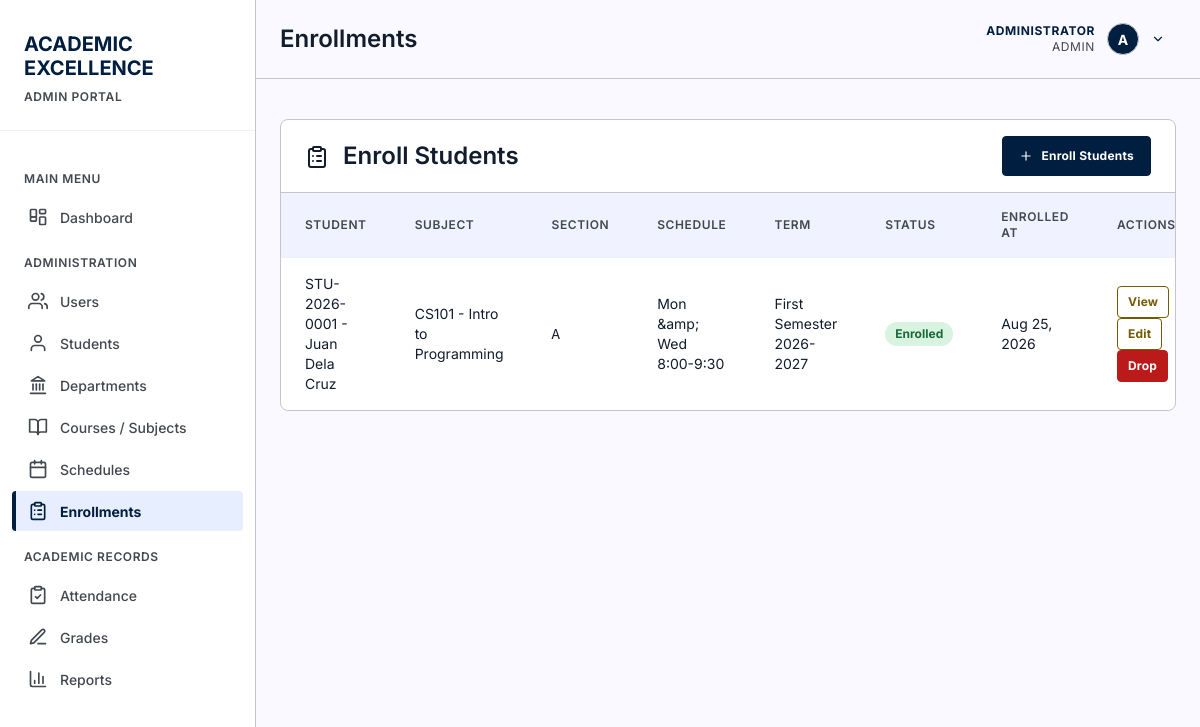
The app's page /pages/enrollments.php (signed in), older data.
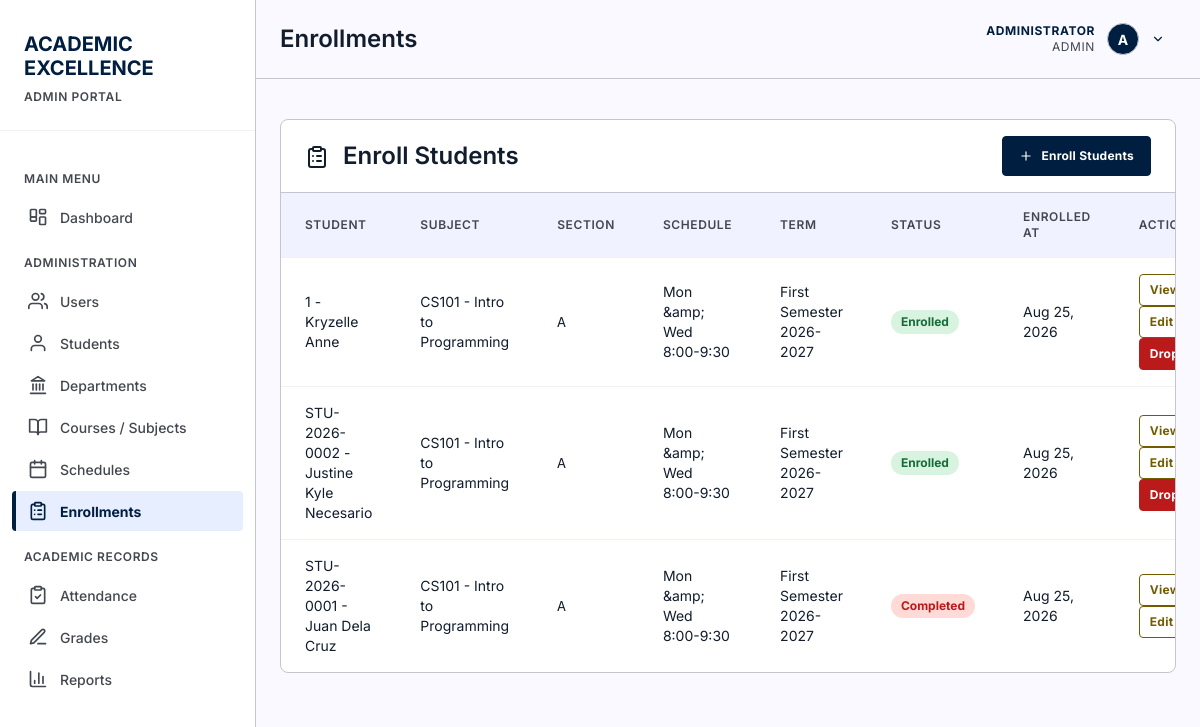
The same page, newer data.
### tables this page shows
CREATE TABLE "users" (
                    id INTEGER PRIMARY KEY AUTOINCREMENT,
                    username TEXT NOT NULL UNIQUE,
                    password TEXT NOT NULL,
                    full_name TEXT NOT NULL,
                    email TEXT UNIQUE,
                    role TEXT NOT NULL DEFAULT 'student' CHECK(role IN ('admin', 'instructor', 'student')),
                    is_active INTEGER NOT NULL DEFAULT 1 CHECK(is_active IN (0, 1)),
                    last_login_at DATETIME,
                    created_at DATETIME NOT NULL DEFAULT CURRENT_TIMESTAMP,
                    updated_at DATETIME NOT NULL DEFAULT CURRENT_TIMESTAMP
                );

CREATE TABLE enrollments (
            id INTEGER PRIMARY KEY AUTOINCREMENT,
            student_id INTEGER NOT NULL,
            section_id INTEGER NOT NULL,
            enrolled_at DATETIME NOT NULL DEFAULT CURRENT_TIMESTAMP,
            status TEXT NOT NULL DEFAULT 'Enrolled' CHECK(status IN ('Enrolled', 'Dropped', 'Completed', 'Withdrawn')),
            final_score REAL CHECK(final_score IS NULL OR final_score BETWEEN 0 AND 100),
            final_grade TEXT,
            remarks TEXT,
            UNIQUE(student_id, section_id),
            FOREIGN KEY (student_id) REFERENCES students(id) ON DELETE CASCADE,
            FOREIGN KEY (section_id) REFERENCES course_sections(id) ON DELETE CASCADE
        );

CREATE TABLE students (
        id INTEGER PRIMARY KEY AUTOINCREMENT,
        student_id TEXT UNIQUE NOT NULL,
        first_name TEXT NOT NULL,
        last_name TEXT NOT NULL,
        email TEXT,
        phone TEXT,
        date_of_birth DATE,
        gender TEXT CHECK(gender IN ('Male', 'Female', 'Other')),
        enrollment_date DATE DEFAULT CURRENT_DATE,
        status TEXT DEFAULT 'Active' CHECK(status IN ('Active', 'Inactive', 'Graduated')),
        created_at TIMESTAMP DEFAULT CURRENT_TIMESTAMP
    , user_id INTEGER REFERENCES users(id) ON DELETE SET NULL, program_id INTEGER REFERENCES programs(id) ON DELETE SET NULL, year_level INTEGER, expected_graduation_date DATE, updated_at DATETIME);

CREATE TABLE subjects (
        id INTEGER PRIMARY KEY AUTOINCREMENT,
        subject_code TEXT UNIQUE NOT NULL,
        subject_name TEXT NOT NULL,
        description TEXT,
        credits INTEGER DEFAULT 3,
        created_at TIMESTAMP DEFAULT CURRENT_TIMESTAMP
    , department_id INTEGER REFERENCES departments(id) ON DELETE SET NULL, course_level INTEGER, is_active INTEGER NOT NULL DEFAULT 1 CHECK(is_active IN (0, 1)), updated_at DATETIME);

CREATE TABLE course_sections (
            id INTEGER PRIMARY KEY AUTOINCREMENT,
            subject_id INTEGER NOT NULL,
            instructor_id INTEGER NOT NULL,
            term_id INTEGER NOT NULL,
            section_code TEXT NOT NULL,
            room TEXT,
            schedule TEXT,
            capacity INTEGER CHECK(capacity IS NULL OR capacity > 0),
            status TEXT NOT NULL DEFAULT 'Open' CHECK(status IN ('Open', 'Closed', 'Completed', 'Cancelled')),
            created_at DATETIME NOT NULL DEFAULT CURRENT_TIMESTAMP,
            updated_at DATETIME NOT NULL DEFAULT CURRENT_TIMESTAMP,
            UNIQUE(subject_id, term_id, section_code),
            FOREIGN KEY (subject_id) REFERENCES subjects(id) ON DELETE RESTRICT,
            FOREIGN KEY (instructor_id) REFERENCES instructors(id) ON DELETE RESTRICT,
            FOREIGN KEY (term_id) REFERENCES academic_terms(id) ON DELETE RESTRICT
        );

CREATE TABLE academic_terms (
            id INTEGER PRIMARY KEY AUTOINCREMENT,
            term_code TEXT NOT NULL UNIQUE,
            term_name TEXT NOT NULL,
            academic_year TEXT NOT NULL,
            start_date DATE NOT NULL,
            end_date DATE NOT NULL,
            is_current INTEGER NOT NULL DEFAULT 0 CHECK(is_current IN (0, 1)),
            created_at DATETIME NOT NULL DEFAULT CURRENT_TIMESTAMP,
            CHECK(end_date >= start_date)
        );

### includes/auth.php (called while the page is built, shortened)
<?php
function currentUser() {
    static $user = false;
    if ($user === false) {
        $db = getDB();
        $stmt = $db->prepare("SELECT * FROM users WHERE id = :id AND is_active = 1");
        $stmt->execute([':id' => (int) $_SESSION['user_id']]);
        $user = $stmt->fetch() ?: null;
    }
    return $user;
}
function isLoggedIn() {
    return currentUser() !== null;
}
function requireLogin() {
    if (!isLoggedIn()) {
        header('Location: ' . baseUrl() . 'login.php');
        exit();
    }
}
function requireRole(...$roles) {
    requireLogin();
    $user = currentUser();
}
function roleLabel($role) {
    return [
        'admin'      => 'Admin',
        'instructor' => 'Teacher',
        'student'    => 'Student'
    ][$role] ?? ucfirst((string) $role);
}

### includes/functions.php (called while the page is built, shortened)
<?php
require_once __DIR__ . '/auth.php';
require_once __DIR__ . '/icons.php';
function formatDate($date) {
    return date('M d, Y', strtotime($date));
}

### pages/enrollments.php (the view, shortened to what this page needs)
<?php
require_once '../includes/functions.php';
requireRole('admin');
$db = getDB();
$enrollments = $db->query("
    SELECT e.id, e.status, e.enrolled_at, e.remarks, e.final_score, e.final_grade,
           st.student_id, st.first_name, st.last_name,
           sub.subject_code, sub.subject_name, cs.section_code, cs.schedule,
           t.term_name, t.academic_year
    FROM enrollments e
    JOIN students st ON e.student_id = st.id
    JOIN course_sections cs ON e.section_id = cs.id
    JOIN subjects sub ON cs.subject_id = sub.id
    JOIN academic_terms t ON cs.term_id = t.id
    ORDER BY e.enrolled_at DESC
")->fetchAll();
$pageTitle = 'Enrollments';
include '../includes/header.php';
?>
<main>
    <div class="card">
        <div class="card-header" style="display: flex; justify-content: space-between; align-items: center;">
            <h2><?php echo icon('clipboard-list', 24); ?> Enroll Students</h2>
            <button class="btn btn-primary" onclick="document.getElementById('enrollModal').style.display='block'"><?php echo icon('plus', 14); ?> Enroll Students</button>
        </div>
        <table>
            <thead>
                <tr>
                    <th>Student</th>
                    <th>Subject</th>
                    <th>Section</th>
                    <th>Schedule</th>
                    <th>Term</th>
                    <th>Status</th>
                    <th>Enrolled At</th>
                    <th>Actions</th>
                </tr>
            </thead>
            <tbody>
                <?php foreach ($enrollments as $enrollment): ?>
                <tr>
                    <td data-label="Student"><?php echo htmlspecialchars($enrollment['student_id'] . ' - ' . $enrollment['first_name'] . ' ' . $enrollment['last_name']); ?></td>
                    <td data-label="Subject"><?php echo htmlspecialchars($enrollment['subject_code'] . ' - ' . $enrollment['subject_name']); ?></td>
                    <td data-label="Section"><code><?php echo htmlspecialchars($enrollment['section_code']); ?></code></td>
                    <td data-label="Schedule"><?php echo htmlspecialchars($enrollment['schedule'] ?? '—'); ?></td>
                    <td data-label="Term"><?php echo htmlspecialchars($enrollment['term_name'] . ' ' . $enrollment['academic_year']); ?></td>
                    <td data-label="Status">
                        <span class="attendance-badge status-<?php echo $enrollment['status'] === 'Enrolled' ? 'present' : 'absent'; ?>">
                            <?php echo htmlspecialchars($enrollment['status']); ?>
                        </span>
                    </td>
                    <td data-label="Enrolled At"><?php echo formatDate($enrollment['enrolled_at']); ?></td>
                    <td data-label="Actions">
                        <button type="button" class="btn btn-secondary btn-sm"
                                data-id="<?php echo $enrollment['id']; ?>"
                                data-student="<?php echo htmlspecialchars($enrollment['student_id'] . ' - ' . $enrollment['first_name'] . ' ' . $enrollment['last_name'], ENT_QUOTES); ?>"
                                data-subject="<?php echo htmlspecialchars($enrollment['subject_code'] . ' - ' . $enrollment['subject_name'], ENT_QUOTES); ?>"
                                data-section="<?php echo htmlspecialchars($enrollment['section_code'], ENT_QUOTES); ?>"
                                data-schedule="<?php echo htmlspecialchars($enrollment['schedule'] ?? '', ENT_QUOTES); ?>"
                                data-term="<?php echo htmlspecialchars($enrollment['term_name'] . ' ' . $enrollment['academic_year'], ENT_QUOTES); ?>"
                                data-status="<?php echo htmlspecialchars($enrollment['status'], ENT_QUOTES); ?>"
                                data-remarks="<?php echo htmlspecialchars($enrollment['remarks'] ?? '', ENT_QUOTES); ?>"
                                data-final-score="<?php echo $enrollment['final_score'] ?? ''; ?>"
                                data-final-grade="<?php echo htmlspecialchars($enrollment['final_grade'] ?? '', ENT_QUOTES); ?>"
                                data-enrolled-at="<?php echo htmlspecialchars($enrollment['enrolled_at'], ENT_QUOTES); ?>"
                                onclick="viewEnrollment(this)">View</button>
                        <button type="button" class="btn btn-secondary btn-sm"
                                data-id="<?php echo $enrollment['id']; ?>"
                                data-status="<?php echo htmlspecialchars($enrollment['status'], ENT_QUOTES); ?>"
                                data-remarks="<?php echo htmlspecialchars($enrollment['remarks'] ?? '', ENT_QUOTES); ?>"
                                onclick="editEnrollment(this)">Edit</button>
                        <?php if ($enrollment['status'] === 'Enrolled'): ?>
                        <form method="POST" style="display: inline;" onsubmit="return confirm('Drop this enrollment?')">
                            <button type="submit" class="btn btn-danger btn-sm">Drop</button>
                        </form>
                        <?php endif; ?>
                    </td>
                </tr>
                <?php endforeach; ?>
            </tbody>
        </table>
    </div>
</main>
<?php include '../includes/footer.php'; ?>

### includes/header.php (shortened to what this page needs)
<?php
require_once __DIR__ . '/functions.php';
$currentPage = basename($_SERVER['PHP_SELF'], '.php');
$assetPrefix = $currentPage === 'index' ? '' : '../';
$user = currentUser();
$role = $user['role'];
$fullName = $user['full_name'];
$roleLabel = roleLabel($role);
$avatarLetter = strtoupper(substr($fullName, 0, 1));
?>
<!DOCTYPE html>
<html lang="en">
<head>
    <link rel="stylesheet" href="<?php echo $assetPrefix; ?>assets/css/style.css">
</head>
<body>
    <aside class="sidebar">
        <div class="sidebar-header">
            <h1>
                <span class="red">ACADEMIC</span><br>
                <span class="white">EXCELLENCE</span>
            </h1>
            <span class="portal-label"><?php echo strtoupper($roleLabel); ?> PORTAL</span>
        </div>
        <nav class="sidebar-menu">
            <div class="menu-category">Main Menu</div>
            <a href="<?php echo $assetPrefix; ?>index.php" class="menu-item <?php echo $currentPage === 'index' ? 'active' : ''; ?>">
                <span class="icon"><?php echo icon('dashboard'); ?></span>
                Dashboard
            </a>
            <?php if ($role === 'admin'): ?>
                <div class="menu-category">Administration</div>
                <a href="<?php echo $assetPrefix; ?>pages/users.php" class="menu-item <?php echo $currentPage === 'users' ? 'active' : ''; ?>">
                    <span class="icon"><?php echo icon('users'); ?></span>
                    Users
                </a>
                <a href="<?php echo $assetPrefix; ?>pages/students.php" class="menu-item <?php echo $currentPage === 'students' ? 'active' : ''; ?>">
                    <span class="icon"><?php echo icon('user'); ?></span>
                    Students
                </a>
                <a href="<?php echo $assetPrefix; ?>pages/departments.php" class="menu-item <?php echo $currentPage === 'departments' ? 'active' : ''; ?>">
                    <span class="icon"><?php echo icon('landmark'); ?></span>
                    Departments
                </a>
                <a href="<?php echo $assetPrefix; ?>pages/manage-subjects.php" class="menu-item <?php echo $currentPage === 'manage-subjects' ? 'active' : ''; ?>">
                    <span class="icon"><?php echo icon('book-open'); ?></span>
                    Courses / Subjects
                </a>
                <a href="<?php echo $assetPrefix; ?>pages/schedules.php" class="menu-item <?php echo $currentPage === 'schedules' ? 'active' : ''; ?>">
                    <span class="icon"><?php echo icon('calendar'); ?></span>
                    Schedules
                </a>
                <a href="<?php echo $assetPrefix; ?>pages/enrollments.php" class="menu-item <?php echo $currentPage === 'enrollments' ? 'active' : ''; ?>">
                    <span class="icon"><?php echo icon('clipboard-list'); ?></span>
                    Enrollments
                </a>
                <div class="menu-category">Academic Records</div>
                <a href="<?php echo $assetPrefix; ?>pages/attendance.php" class="menu-item <?php echo $currentPage === 'attendance' ? 'active' : ''; ?>">
                    <span class="icon"><?php echo icon('clipboard-check'); ?></span>
                    Attendance
                </a>
                <a href="<?php echo $assetPrefix; ?>pages/grades.php" class="menu-item <?php echo $currentPage === 'grades' ? 'active' : ''; ?>">
                    <span class="icon"><?php echo icon('pen-line'); ?></span>
                    Grades
                </a>
                <a href="<?php echo $assetPrefix; ?>pages/reports.php" class="menu-item <?php echo $currentPage === 'reports' ? 'active' : ''; ?>">
                    <span class="icon"><?php echo icon('bar-chart'); ?></span>
                    Reports
                </a>
            <?php endif; ?>
        </nav>
    </aside>
    <div class="main-content">
        <header class="top-header">
            <h1 class="page-title"><?php echo $pageTitle ?? 'Dashboard'; ?></h1>
            <div class="user-info">
                <div class="user-menu">
                    <button class="user-menu-toggle" type="button" aria-haspopup="true" aria-expanded="false">
                        <div class="user-meta">
                            <span class="user-name"><?php echo htmlspecialchars($fullName); ?></span>
                            <span class="user-role"><?php echo $roleLabel; ?></span>
                        </div>
                        <div class="user-avatar"><?php echo $avatarLetter; ?></div>
                        <?php echo icon('chevron-down', 14); ?>
                    </button>
                </div>
            </div>
        </header>
        <div class="page-content">

### includes/icons.php (shortened to what this page needs)
<?php
function icon($name, $size = 20) {
    return '<svg xmlns="http://www.w3.org/2000/svg" width="' . $size . '" height="' . $size
        . '" viewBox="0 0 24 24" fill="none" stroke="currentColor" stroke-width="2"'
        . ' stroke-linecap="round" stroke-linejoin="round" aria-hidden="true">'
        . $icons[$name] . '</svg>';
}

### includes/footer.php (shortened to what this page needs)
        </div>
    </div>
</body>
</html>

Row changes from the older to the newer data that the page shows:
added enrollments: student.last_name "1 - Kryzelle Anne", subjects.subject_code+subject_name "CS101 - Intro to Programming", section.section_code "A", section.schedule "Mon &amp; Wed 8:00-9:30", academic_terms.term_name+academic_year "First Semester 2026-2027", status "Enrolled", enrolled_at "Aug 25, 2026"
added enrollments: student.last_name "STU-2026-0002 - Justine Kyle Necesario", subjects.subject_code+subject_name "CS101 - Intro to Programming", section.section_code "A", section.schedule "Mon &amp; Wed 8:00-9:30", academic_terms.term_name+academic_year "First Semester 2026-2027", status "Enrolled", enrolled_at "Aug 25, 2026"
changed enrollments: status "Enrolled" → "Completed"; no longer shows "Drop"
